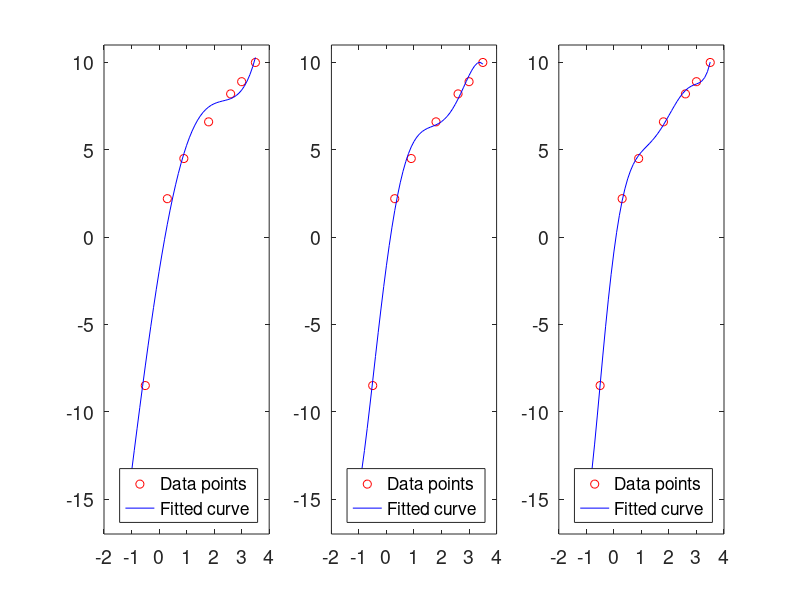

The MATLAB script that drew this image:
 x =[-1.2 -0.5 0.3 0.9 1.8 2.6 3.0 3.5];
y =[-15.6 -8.5 2.2 4.5 6.6 8.2 8.9 10.0];
figure('Position', [50 50 1500 400]);
for i=1:3
    subplot(1,3,i); p = polyfit(x,y,i+3); 
    xfit = x(1):0.1:x(end); yfit = polyval(p,xfit);
    plot(x,y,'ro',xfit,yfit,'b-'); set(gca,'FontSize',14);
    ylim([-17, 11]); legend('Data points','Fitted curve','Location','southeast');
end